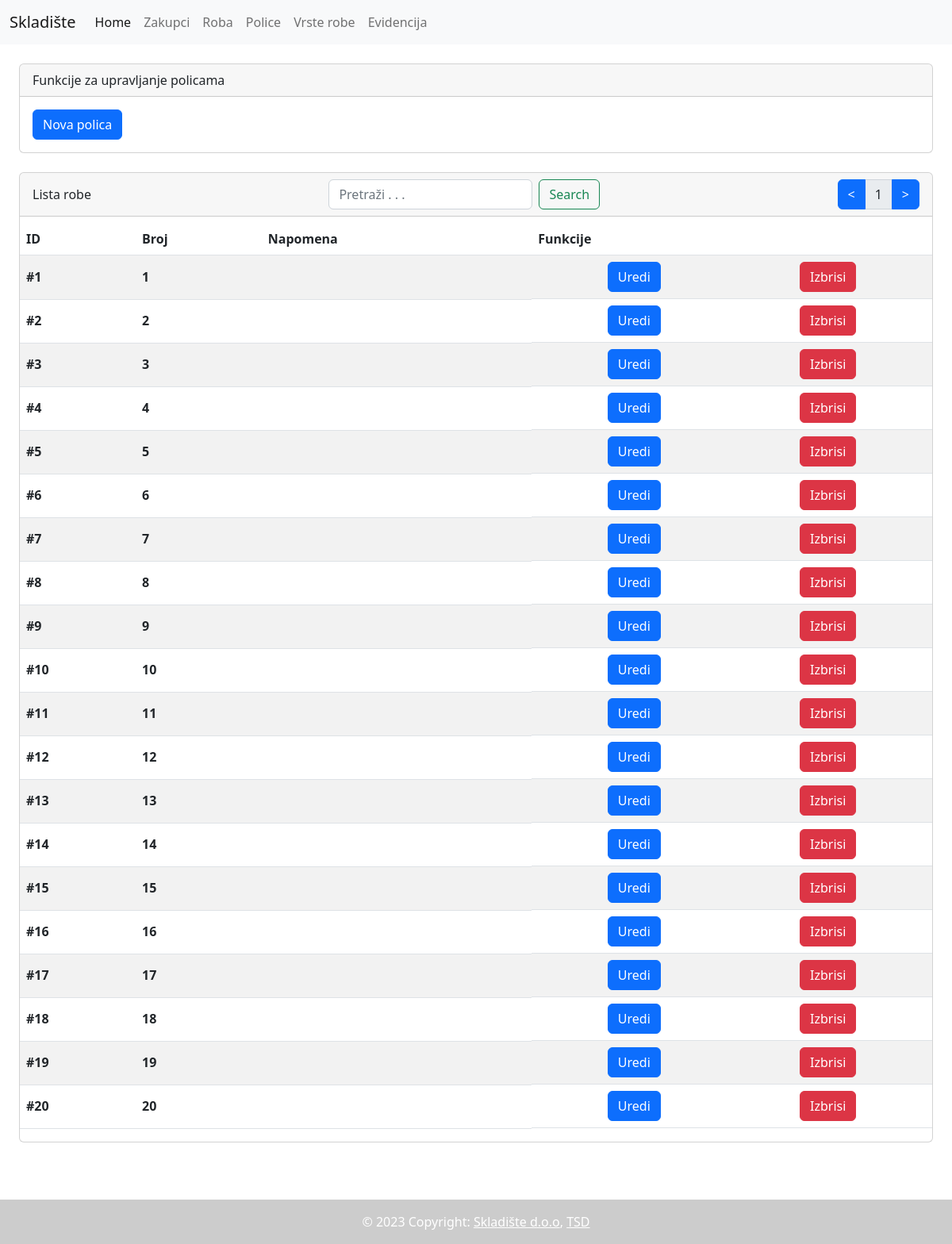
Screenshot of /polica-lista.php?page=1 with the database file from the repository.
### tables this page shows
CREATE TABLE `polica` (
  `ID` int(11) NOT NULL PRIMARY KEY AUTO_INCREMENT,
  `Broj` int(11) NOT NULL,
  `Roba_ID` int(11) NULL,
  `Napomena` varchar(100) DEFAULT NULL,
  FOREIGN KEY (`Roba_ID`) REFERENCES `roba`(`ID`)
);

### polica-lista.php (the view, shortened to what this page needs)
<!DOCTYPE html>
<html lang="en">
<head>
    <link rel="stylesheet" href="/skladiste/bootstrap/css/bootstrap.css">
</head>
<body>
    <?php include($_SERVER['DOCUMENT_ROOT'].'/skladiste/include/header.php'); ?>
    <?php include($_SERVER['DOCUMENT_ROOT'].'/skladiste/server/config.php'); ?>
    <div class="card m-4">
        <div class="card-header">
            Funkcije za upravljanje policama
        </div>
        <div class="card-body">
            <button class="btn btn-primary" onclick="window.location.assign('./polica-nova.php')">Nova polica</button>
        </div>
    </div>
    <div class="card m-4">
        <div class="card-header" style="display: flex;flex-wrap: nowrap;flex-direction: row;align-content: center;justify-content: space-between;align-items: center;">
            <span>Lista robe</span>
            <span>
                <form class="d-flex" method="GET" action="./polica-lista.php">
                    <input class="form-control me-2" type="search" name="q" placeholder="Pretraži . . ." aria-label="Pretraga" value="<?php print(isset($_GET['q']) ? $_GET['q'] : '') ?>">
                    <button class="btn btn-outline-success" type="submit">Search</button>
                </form>
            </span>
            <spam class="input-group" style="width: max-content;">
                <a href="./polica-lista.php?page=<?php print($_GET['page'] - 1) ?><?php print(isset($_GET['q']) ? "&q=".$_GET['q'] : '') ?>" class="btn btn-primary"><</a>
                <span class="input-group-text"><?php print($_GET['page']) ?></span>
                <a href="./polica-lista.php?page=<?php print($_GET['page'] + 1) ?><?php print(isset($_GET['q']) ? "&q=".$_GET['q'] : '') ?>" class="btn btn-primary">></a>
            </spam>
        </div>
        <table class="table table-striped" style="margin-top: 8px;margin-bootom: 16px;vertical-align: baseline;">
            <thead>
                <tr>
                <th scope="col">ID</th>
                <th scope="col">Broj</th>
                <th scope="col">Napomena</th>
                <th scope="col">Funkcije</th>
                </tr>
            </thead>
            <tbody>
                <?php
                    if (isset($_GET["q"])) {
                        if ($_GET["page"] <= 0) {
                            header("Location: ./polica-lista.php?page=1&q=".$_GET["q"]);
                        }
                        $query = $DB->query("SELECT * FROM `polica` WHERE `ID` LIKE '%".$_GET["q"]."%' OR `Broj` LIKE '%".$_GET["q"]."%' OR `Napomena` LIKE '%".$_GET["q"]."%' ORDER BY `Broj` ASC LIMIT 20 OFFSET ".(($_GET["page"]-1)*20));
                        print($DB->error);
                        while($row = $query->fetch_assoc()) {
                            print("<tr>");
                            print("<th scope=\"row\">#".$row["ID"]."</th>");
                            print("<th scope=\"row\">".$row["Broj"]."</th>");
                            print("<th scope=\"row\">".$row["Napomena"]."</th>");
                            print("<td class=\"btn-td\"><button class=\"btn btn-primary\" onclick=\"window.location.assign('./polica-uredi.php?id=".$row["ID"]."')\">Uredi</button><button class=\"btn btn-danger\" onclick=\"window.location.assign('./polica-izbrisi.php?id=".$row["ID"]."')\">Izbrisi</button></td>");
                            print("</tr>");
                        }
                    }
                    else if (isset($_GET["page"])) {
                        $query = $DB->query("SELECT * FROM `polica` ORDER BY `Broj` ASC LIMIT 20 OFFSET ".(($_GET["page"]-1)*20));
                        while($row = $query->fetch_assoc()) {
                            print("<tr>");
                            print("<th scope=\"row\">#".$row["ID"]."</th>");
                            print("<th scope=\"row\">".$row["Broj"]."</th>");
                            print("<th scope=\"row\">".$row["Napomena"]."</th>");
                            print("<td class=\"btn-td\"><button class=\"btn btn-primary\" onclick=\"window.location.assign('./polica-uredi.php?id=".$row["ID"]."')\">Uredi</button><button class=\"btn btn-danger\" onclick=\"window.location.assign('./polica-izbrisi.php?id=".$row["ID"]."')\">Izbrisi</button></td></tr>");
                        }
                    }else{
                        header("Location: ./polica-lista.php?page=1");
                        exit();
                    }
                ?>
            </tbody>
        </table>
    </div>
    <?php include($_SERVER['DOCUMENT_ROOT'].'/skladiste/include/footer.php'); ?>
</body>
</html>

### include/header.php (shortened to what this page needs)
<nav class="navbar navbar-expand-lg bg-light">
  <div class="container-fluid">
    <a class="navbar-brand" href="/skladiste/">Skladište</a>
    <div class="collapse navbar-collapse" id="navbarNav">
      <ul class="navbar-nav">
        <li class="nav-item">
          <a class="nav-link active" aria-current="page" href="./">Home</a>
        </li>
        <li class="nav-item">
          <a class="nav-link" href="./zakupci.php">Zakupci</a>
        </li>
        <li class="nav-item">
          <a class="nav-link" href="./roba-lista.php">Roba</a>
        </li>
        <li class="nav-item">
          <a class="nav-link" href="./polica-lista.php">Police</a>
        </li>
        <li class="nav-item">
          <a class="nav-link" href="./vrsta-lista.php">Vrste robe</a>
        </li>
        <li class="nav-item">
          <a class="nav-link" href="./evidencija.php">Evidencija</a>
        </li>
      </ul>
    </div>
  </div>
</nav>

### include/footer.php (shortened to what this page needs)
<footer class="text-center text-white">
  <div class="container p-4"></div>
  <div class="text-center p-3" style="background-color: rgba(0, 0, 0, 0.2);">
    © 2023 Copyright:
    <a class="text-white" href="./">Skladište d.o.o</a>,
    <a class="text-white" href="//www.tsd.hr" target="_blank">TSD</a>
  </div>
</footer>

### polica-lista.php (style rules this page uses)
.btn-td { display: flex; flex-wrap: wrap; align-content: center; justify-content: space-around; align-items: center; }

### rows the page displays
polica: ID "1", Broj "1"
polica: ID "2", Broj "2"
polica: ID "3", Broj "3"
polica: ID "4", Broj "4"
polica: ID "5", Broj "5"
polica: ID "6", Broj "6"
polica: ID "7", Broj "7"
polica: ID "8", Broj "8"
polica: ID "9", Broj "9"
polica: ID "10", Broj "10"
polica: ID "11", Broj "11"
polica: ID "12", Broj "12"
polica: ID "13", Broj "13"
polica: ID "14", Broj "14"
polica: ID "15", Broj "15"
polica: ID "16", Broj "16"
polica: ID "17", Broj "17"
polica: ID "18", Broj "18"
polica: ID "19", Broj "19"
polica: ID "20", Broj "20"

### other values shown
$_GET['page'] "1"
